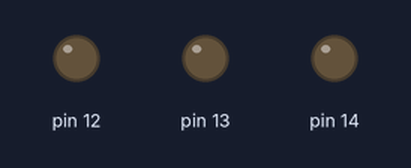
This sketch was run on a simulated Arduino Uno, built with avr-gcc and run on an emulated ATmega328P. Shown: output pins drawn as LEDs (lit = HIGH).

Above: at 1.0 s.
At 3.0 s:
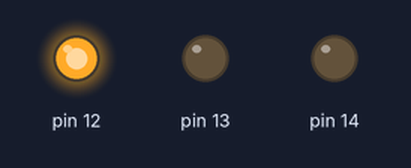
At 5.0 s:
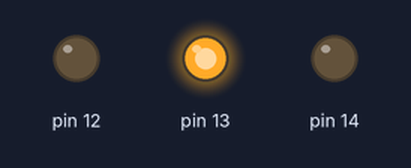
At 7.0 s:
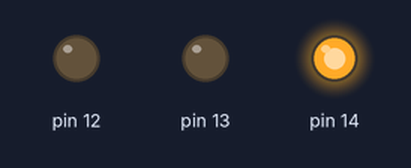
Timing chart, 0 to 13.0 s (numbered marks = the images above):
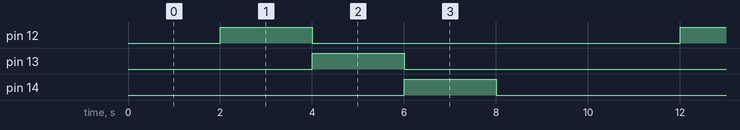

The sketch:

ledallcolor.ino
```cpp
void setup() {
  // put your setup code here, to run once:
  Serial.begin(115200);
  pinMode(12, OUTPUT);
  pinMode(13, OUTPUT);
  pinMode(14, OUTPUT);

}

void loop() {
//  analogWrite(12, 100);
//  analogWrite(13, 0);
//  analogWrite(14, 100);
  delay(2000);
  digitalWrite(12,HIGH);
  delay(2000);
  digitalWrite(12,LOW);
  digitalWrite(13,HIGH);
  delay(2000);
  digitalWrite(13,LOW);
  digitalWrite(14,HIGH);
  delay(2000);
  digitalWrite(14,LOW);
  delay(2000);
//  digitalWrite(12,HIGH);
//  digitalWrite(13,HIGH);
//  delay(500);
//  digitalWrite(12,LOW);
//  digitalWrite(13,LOW);
//  delay(500);
//  digitalWrite(13,HIGH);
//  digitalWrite(14,HIGH);
//  delay(500);
//  digitalWrite(13,LOW);
//  digitalWrite(14,LOW);
//  delay(500);
//  digitalWrite(12,HIGH);
//  digitalWrite(14,HIGH);
//  delay(500);
//  digitalWrite(12,LOW);
//  digitalWrite(14,LOW);
//  delay(500);
//  digitalWrite(12,HIGH);
//  digitalWrite(13,HIGH);
//  digitalWrite(14,HIGH);
//  delay(500);
//  digitalWrite(12,LOW);
//  digitalWrite(13,LOW);
//  digitalWrite(14,LOW);
//  delay(500);
  // put your main code here, to run repeatedly:

}
```

Measured:
- by itself, pin 12–14: alternates HIGH for 2.0 s and LOW for 8.0 s
- by itself, everything shown: repeats every 10.0 s, in 4 steps
